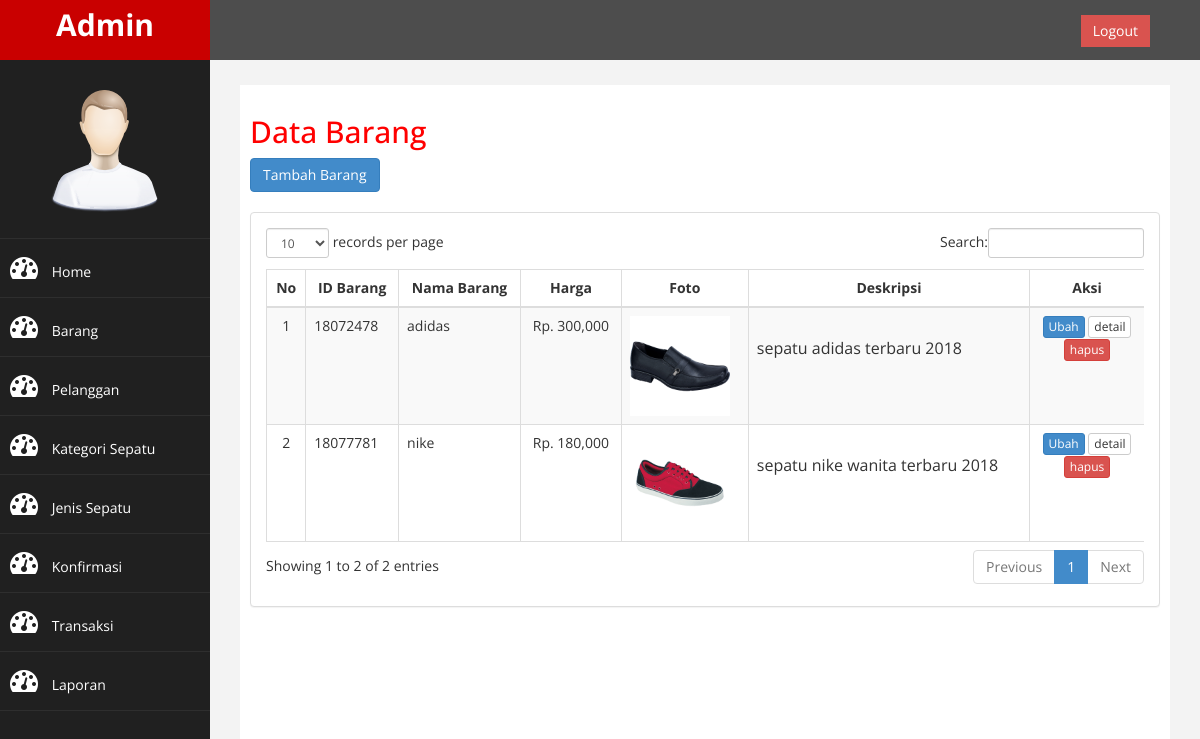
Screenshot of /admin/index.php?halaman=barang (signed in) with the database file from the repository.
### tables this page shows
CREATE TABLE `stok` (
  `id_stok` int(3) NOT NULL AUTO_INCREMENT,
  `id_barang` varchar(8) NOT NULL,
  `ukuran` int(2) NOT NULL,
  `stok` int(3) NOT NULL,
  PRIMARY KEY (`id_stok`)
);

CREATE TABLE `barang` (
  `id_barang` varchar(8) NOT NULL,
  `nama_barang` varchar(35) NOT NULL,
  `id_kategori` varchar(6) NOT NULL,
  `id_jenis` varchar(6) NOT NULL,
  `harga` double NOT NULL,
  `berat` int(4) NOT NULL,
  `gambar` varchar(20) NOT NULL,
  `deskripsi` text NOT NULL,
  PRIMARY KEY (`id_barang`)
);

### admin/barang.php (the view, shortened to what this page needs)
<h2> Data Barang </h2>
<a href="index.php?halaman=tambahbarang" class="btn btn-primary">Tambah Barang</a>
<br><br>
<div class="panel panel-default">
	<div class="panel-body">
		<div class="table-responsive">
			<table class="table table-bordered table-hover table-striped" id="dataTables-example">
				<thead>
					<tr>
						<th class="tengah">No</th>
						<th class="tengah">ID Barang</th>
						<th class="tengah">Nama Barang</th>
						<th class="tengah">Harga</th>
						<th class="tengah">Foto</th>
						<th class="tengah">Deskripsi</th>
						<th class="tengah">Aksi</th>
					</tr>
				</thead>
				<tbody>
					<?php $nomor = 1 ?>
					<?php $query = mysqli_query($con, "SELECT * FROM barang
													JOIN stok ON barang.id_barang=stok.id_barang GROUP BY barang.id_barang"); ?>
					<?php while ( $ambil = mysqli_fetch_assoc($query)) { ?>
					<tr>
						<td class="tengah"><?php echo $nomor; ?></td>
						<td><?php echo $ambil['id_barang']; ?></td>
						<td><?php echo $ambil['nama_barang']; ?></td>
						<td class="tengah">Rp. <?php echo number_format($ambil['harga']); ?></td>
						<td>
							<img src="../img/<?=$ambil['gambar']; ?>" alt="<?=$ambil['gambar']; ?>" width="100">
						</td>
						<td><?php echo $ambil['deskripsi']; ?></td>
						<td class="tengah">
							<a href="index.php?halaman=ubahbarang&id=<?php echo $ambil['id_barang']; ?>" class="btn btn-xs btn-primary">Ubah</a>
							<a href="index.php?halaman=detailbarang&id=<?php echo $ambil['id_barang']; ?>" class="btn btn-xs btn-default">detail</a><br>
							<a href="index.php?halaman=hapusbarang&id=<?php echo $ambil['id_barang']; ?>" class="btn btn-xs btn-danger" onclick="return confirm('ANDA YAKIN AKAN MENGHAPUS DATA PRODUK INI ?')">hapus</a>
						</td>
					</tr>
					<?php $nomor++ ?>
					<?php } ?>
				</tbody>
			</table>
		</div>
 	</div>
</div>

### admin/assets/css/custom.css (style rules this page uses)
body { font-family: 'Open Sans', sans-serif; }
.tengah { text-align: center; }
h2 { color: #f00; }
p { font-size:16px; line-height:25px; padding-top:20px; }

### rows the page displays
stok: id_barang "18072478", id_barang.nama_barang "adidas", id_barang.harga "300,000", id_barang.gambar (picture), id_barang.deskripsi "sepatu adidas terbaru 2018"
stok: id_barang "18077781", id_barang.nama_barang "nike", id_barang.harga "180,000", id_barang.gambar (picture), id_barang.deskripsi "sepatu nike wanita terbaru 2018"
